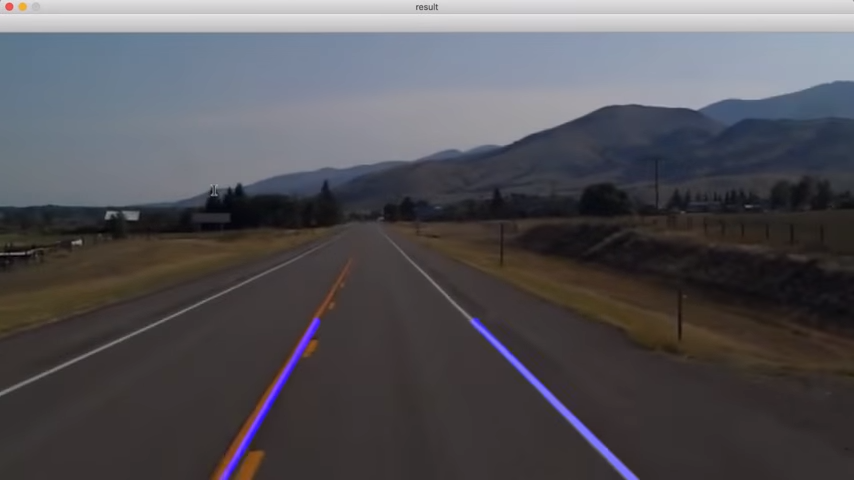
#> input picture lane_detection.jpg, 854 x 480 px, given in place of test5.jpg, which was not available
$ python lanes.py   (Python 2 division)
#> lines starting #> are read from the running program, lines starting #| are printed output that depends on the picture; after the words box and inside, x2 and y2 are one past the last pixel; in counts of white or black regions, pixels touching at a corner belong together; pictures that were not available may be replaced by others from this repository, and a replacement may not be noted
import cv2
import numpy as np

def canny(image):
    gray = cv2.cvtColor(image,cv2.COLOR_RGB2GRAY)
    blur = cv2.GaussianBlur(gray,(5,5),0)
    canny = cv2.Canny(blur, 50, 150)
    return canny

def region_of_interest(image):
    height = image.shape[0]
    polygons = np.array([
    [(200,height), (1100, height), (550,250)]
    ])
    mask = np.zeros_like(image)
    cv2.fillPoly(mask,polygons,255)
    masked_image = cv2.bitwise_and(image,mask)
    return masked_image

def average_slope_intercept(image,lines):
    left_fit = []
    right_fit = []
    for line in lines:
        x1, y1, x2, y2 = line.reshape(4)
        parameters = np.polyfit((x1, x2), (y1, y2), 1)
        slope = parameters[0]
        intercept = parameters[1]
        if slope < 0:
            left_fit.append((slope,intercept))
        else:
            right_fit.append((slope,intercept))
    left_fit_average = np.average(left_fit,axis = 0)
    right_fit_average = np.average(right_fit,axis = 0)
    left_line = make_coordinates(image,left_fit_average)
    right_line = make_coordinates(image,right_fit_average)
    return np.array([left_line,right_line])

def make_coordinates(image,line_parameters):
    slope,intercept = line_parameters
    y1 = image.shape[0]
    y2 = int(y1*(3/5))
    x1 = int((y1 - intercept)/slope)
    x2 = int((y2 - intercept)/slope)
    return np.array([x1,y1,x2,y2])

def display_lines(image, lines):
    line_image = np.zeros_like(image)
    if lines is not None:
        #for line in lines:
        for line in lines:
            x1, y1, x2, y2 = line.reshape(4)
            #for x1, y1, x2, y2 in x:
            cv2.line(line_image,(x1, y1), (x2, y2), (0, 255 , 255), 10)
    return line_image

image = cv2.imread('test5.jpg')
#> image is the input picture: shape (480, 854, 3); mean B, G, R 87.1, 82, 83.6
lane_image = np.copy(image)
canny_image = canny(lane_image)
#> in canny, `gray = cv2.cvtColor(image,cv2.COLOR_RGB2GRAY)`:
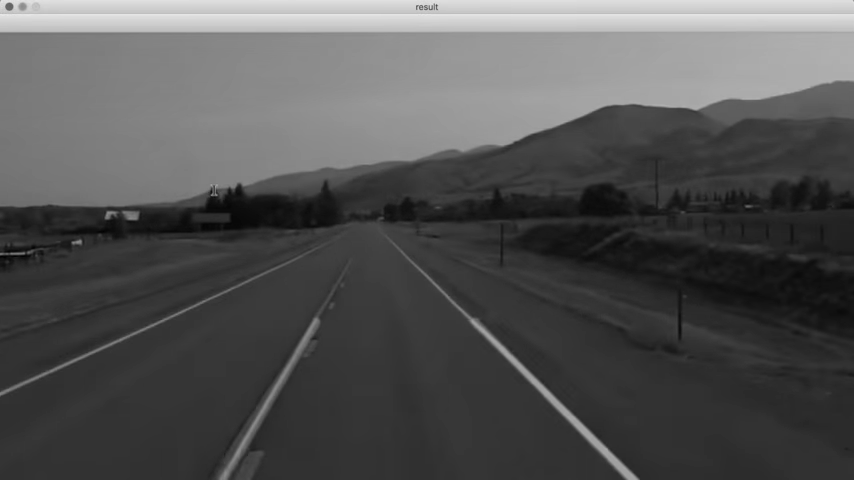
#> gray: shape (480, 854); min 1, max 231, mean 83.8
#> in canny, `canny = cv2.Canny(blur, 50, 150)`:
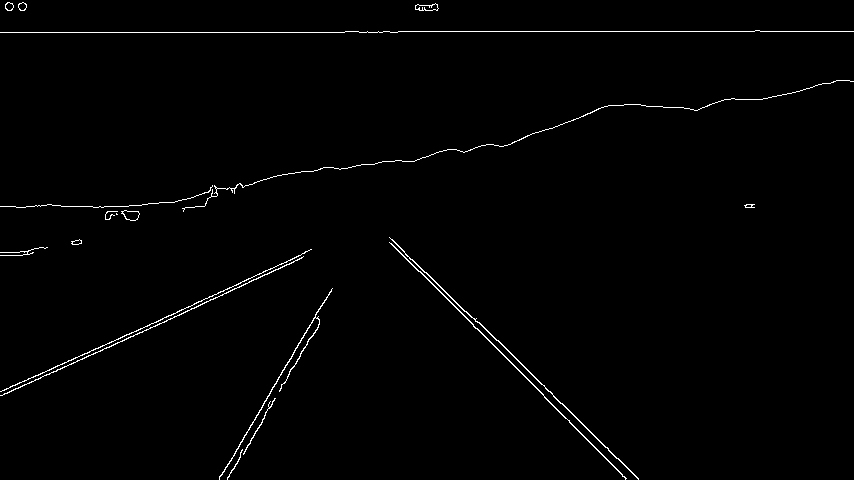
#> canny: shape (480, 854); 1.1% white in thin lines or dots
cropped_image = region_of_interest(canny_image)
#> in region_of_interest, `cv2.fillPoly(mask,polygons,255)`:
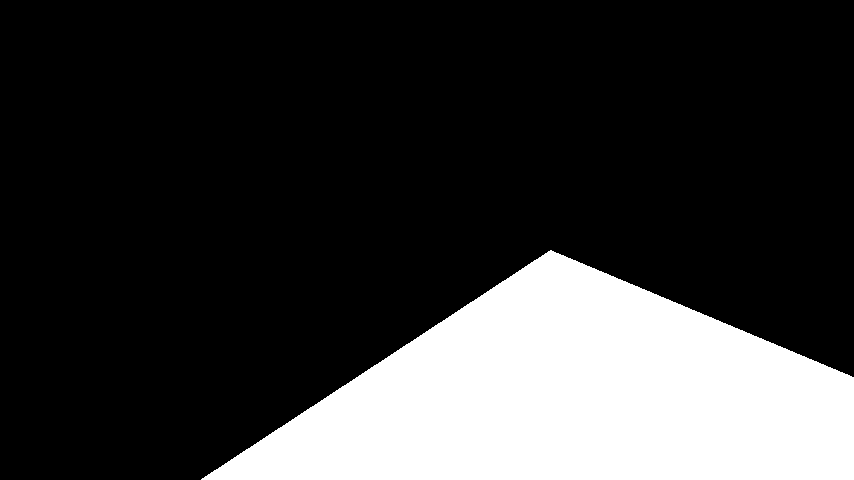
#> mask: shape (480, 854); 22.2% white; 1 white region, box (x1, y1, x2, y2) and area: (201, 250, 854, 480) 90811
#> in region_of_interest, `masked_image = cv2.bitwise_and(image,mask)`:
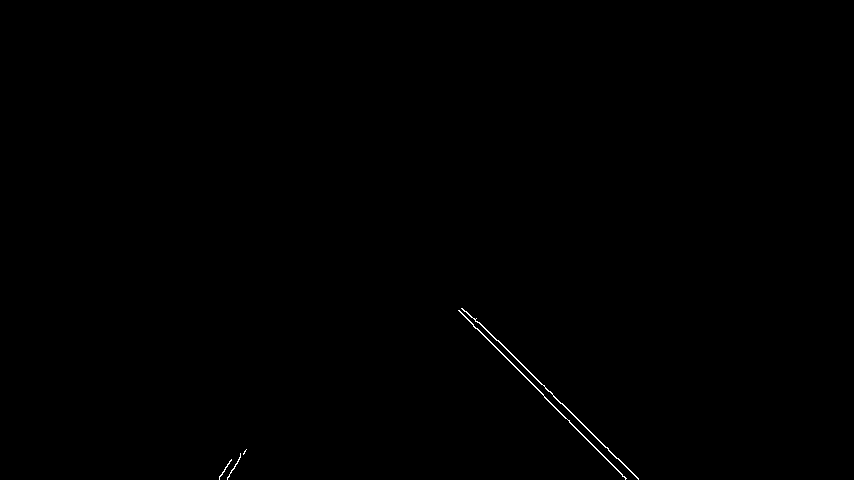
#> masked_image: shape (480, 854); 0.19% white in thin lines or dots, all inside (x1, y1, x2, y2) = (219, 308, 639, 480)
lines = cv2.HoughLinesP(cropped_image, 2, np.pi/180, 10, np.array([]), minLineLength = 4, maxLineGap = 5)
#> lines = 23 rows, first 6: [562, 403, 638, 479], [544, 397, 625, 478], [461, 308, 475, 321], [509, 361, 543, 394], [498, 340, 541, 384], [227, 478, 244, 451]
#averaged_lines = average_slope_intercept(lane_image,lines)
line_image = display_lines(lane_image, lines)
#> the loop in display_lines, `for line in lines:` made 23 passes
#> (x1, y1, x2, y2) on passes 1 to 12: (562, 403, 638, 479), (544, 397, 625, 478), (461, 308, 475, 321), (509, 361, 543, 394), (498, 340, 541, 384), (227, 478, 244, 451), (219, 476, 230, 460), (474, 318, 496, 340), (473, 326, 506, 357), (458, 310, 491, 342), (530, 372, 548, 391), (219, 479, 231, 459)
combo_image = cv2.addWeighted(lane_image, 0.8, line_image, 1, 1)
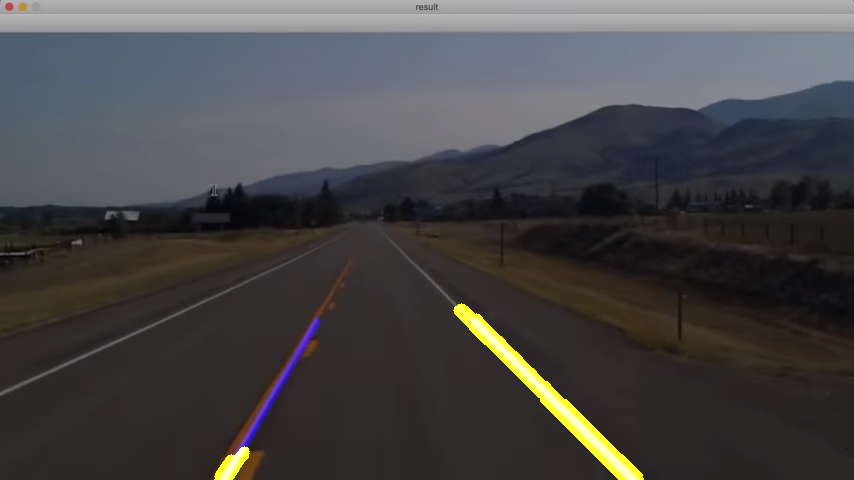
#> combo_image: shape (480, 854, 3); mean B, G, R 70.7, 69.1, 70.3
cv2.imshow("result", combo_image)
cv2.waitKey(0)

# [11 lines of commented-out code are left out]
